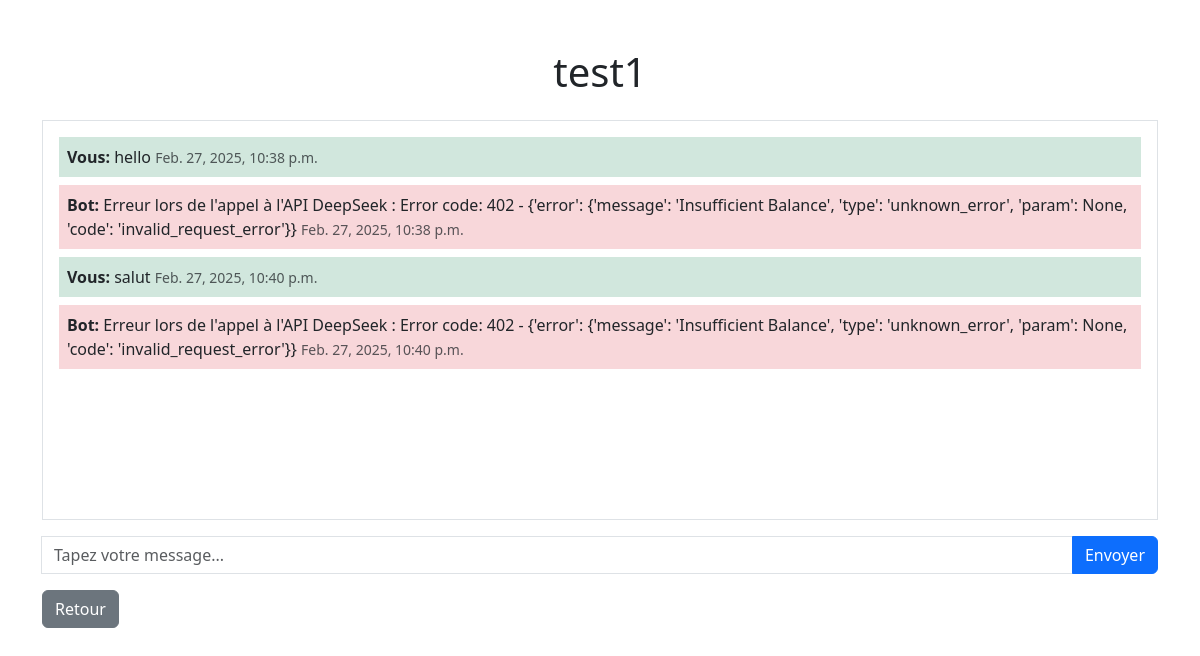
Page /detail/1/ on the earlier database version.
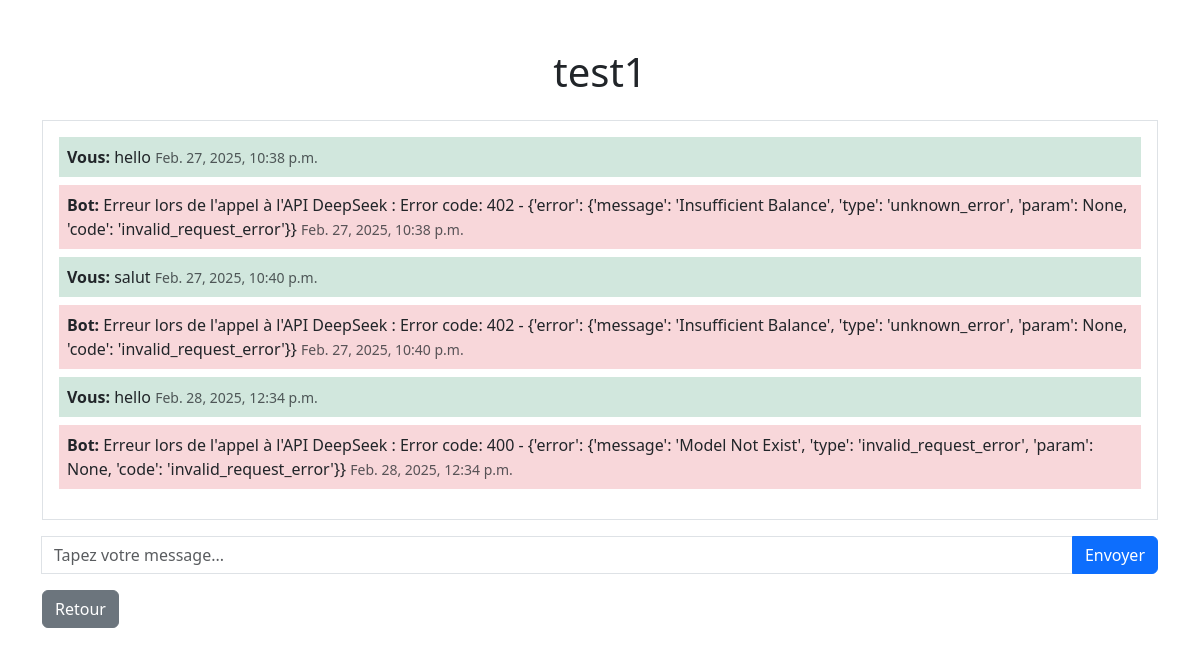
Same page on the later database version.
### chat/models.py (models this page shows, shortened)
class Conversation(models.Model):
    titre = models.CharField(max_length=100, default="Nouvelle conversation")
    date_creation = models.DateTimeField(default=timezone.now)

class Message(models.Model):
    conversation = models.ForeignKey(Conversation, on_delete=models.CASCADE, related_name="messages")
    contenu = models.TextField()
    est_utilisateur = models.BooleanField(default=True)  # True pour l'utilisateur, False pour le bot
    date_envoi = models.DateTimeField(default=timezone.now)

### chat/views.py (the view, shortened to what this page needs)
# urls.py: path('detail/<int:conversation_id>/', views.conversation_detail, name='conversation_detail'),
def conversation_detail(request, conversation_id):
    conversation = get_object_or_404(Conversation, id=conversation_id)
    messages = conversation.messages.select_related("conversation").all()
    return render(request, "chatbot/conversation_detail.html", {"conversation": conversation, "messages": messages})

### templates/chatbot/conversation_detail.html (shortened to what this page needs)
<!DOCTYPE html>
<html lang="fr">
<head>
    <link href="https://cdn.jsdelivr.net/npm/bootstrap@5.3.0/dist/css/bootstrap.min.css" rel="stylesheet">
</head>
<body>
    <div class="container mt-5">
        <h1 class="text-center mb-4">{{ conversation.titre }}</h1>
        <div id="chatbox" class="border p-3 mb-3">
            {% for message in messages %}
                <div class="p-2 mb-2 {% if message.est_utilisateur %}user-msg{% else %}bot-msg{% endif %}">
                    <strong>{% if message.est_utilisateur %}Vous{% else %}Bot{% endif %}:</strong> {{ message.contenu }}
                    <small class="text-muted">{{ message.date_envoi }}</small>
                </div>
            {% empty %}
                <p>Aucun message pour l'instant.</p>
            {% endfor %}
        </div>
        <form method="POST" class="input-group">
            <input type="text" name="message" class="form-control" placeholder="Tapez votre message...">
            <button type="submit" class="btn btn-primary">Envoyer</button>
        </form>
        <a href="{% url 'conversation_list' %}" class="btn btn-secondary mt-3">Retour</a>
    </div>
</body>
</html>

### templates/chatbot/conversation_detail.html (style rules this page uses)
#chatbox { height: 400px; overflow-y: auto; }
.user-msg { background-color: #d1e7dd; }
.bot-msg { background-color: #f8d7da; }

Differences in the rows shown:
added Message: est_utilisateur "Vous", contenu "hello", date_envoi "Feb. 28, 2025, 12:34 p.m."
added Message: est_utilisateur "Bot", contenu "Erreur lors de l'appel à l'API DeepSeek : Error code: 400 - {'error': {'message': 'Model Not Exist', 'type': 'invalid_request_error', 'param': None, 'code': 'invalid_request_error'}}", date_envoi "Feb. 28, 2025, 12:34 p.m."
